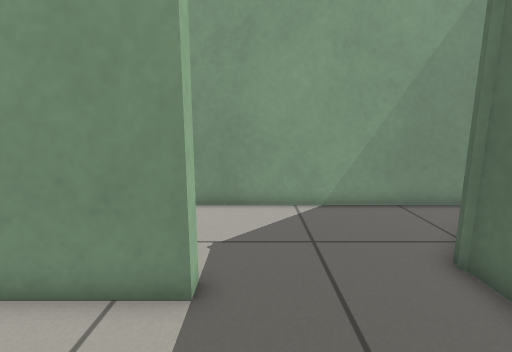
[1] (above)

17 first-person views from a walk through a Gazebo world. The camera is 0.75 m above the floor, tilts 10° down and sees 85° across. The floor is counted in squares, 0.25 m on a side. Each view is taken from the middle of a square. On the plan, view 1 faces up. The plan holds only what a view shows up to about 20 squares ahead; the rest is blank.

[2]
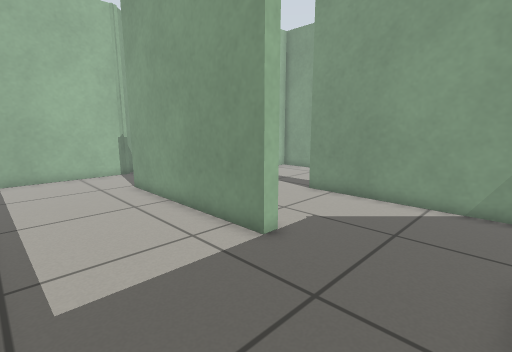

[3]
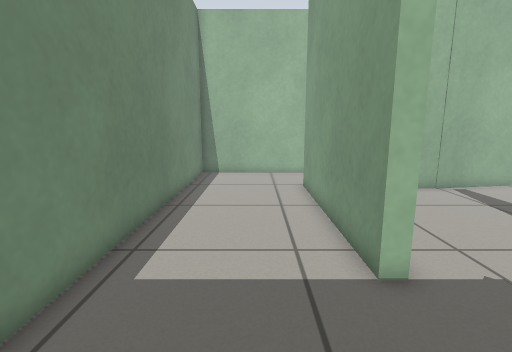

[4]
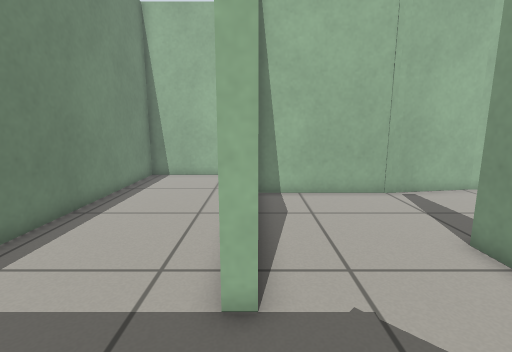

[5]
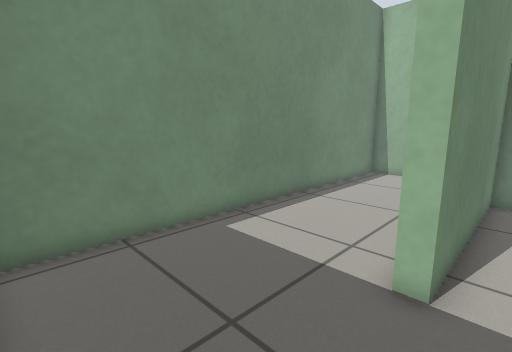

[6]
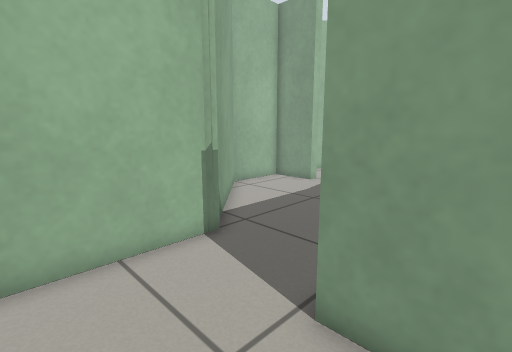

[7]
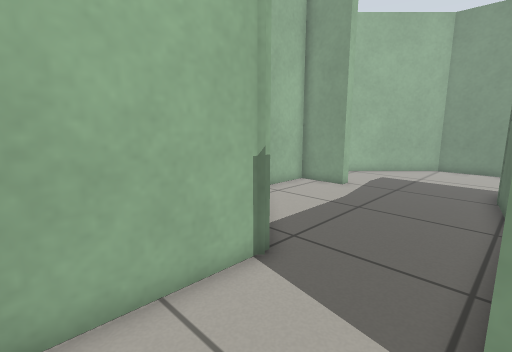

[8]
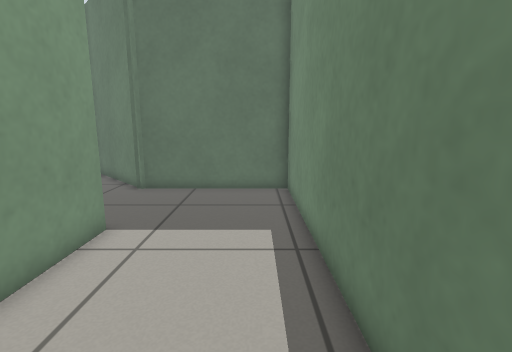

[9]
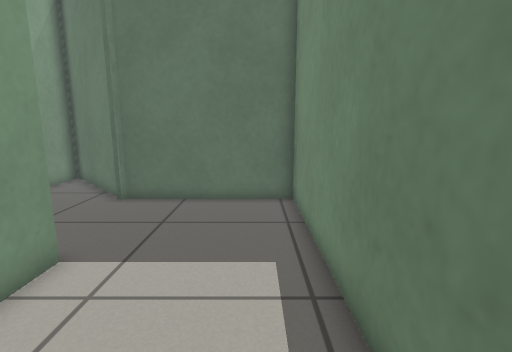

[10]
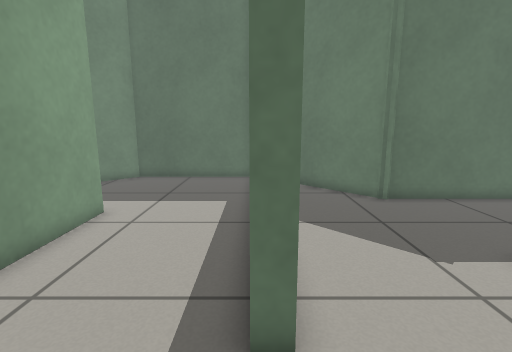

[11]
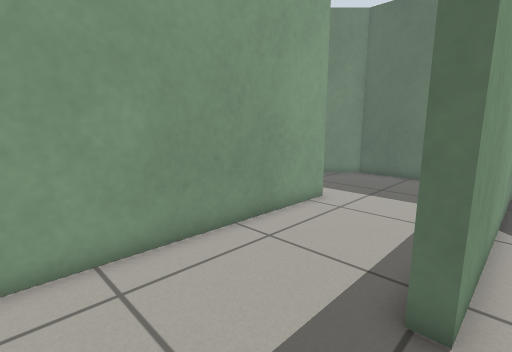

[12]
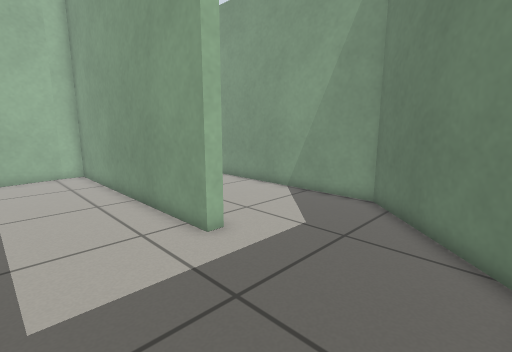

[13]
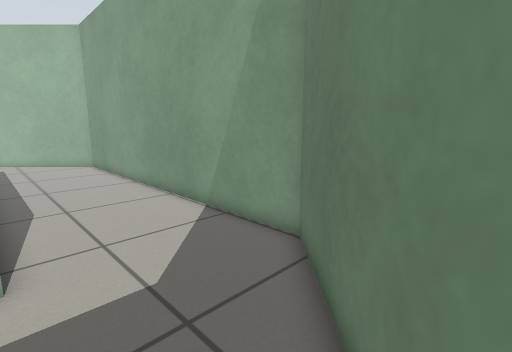

[14]
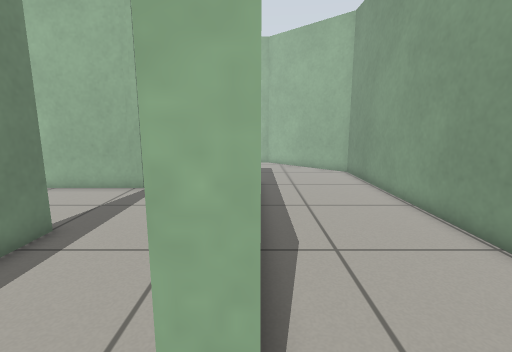

[15]
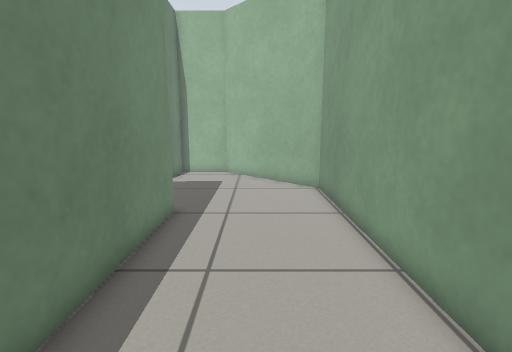

[16]
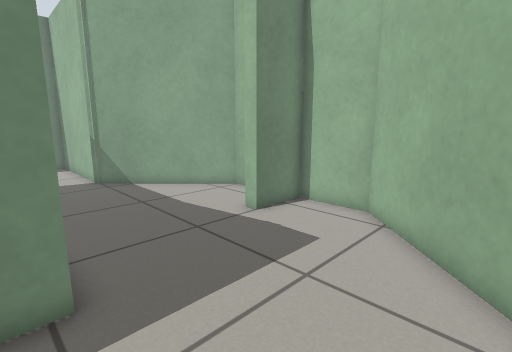

[17]
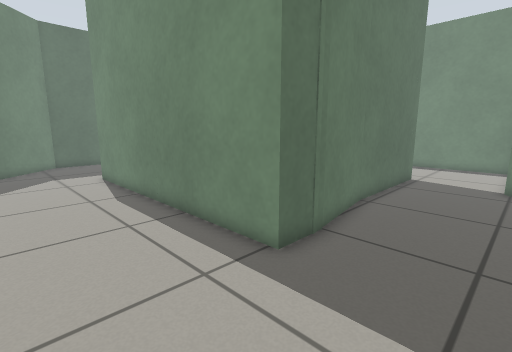

### Floor plan
Ten units are one square. View 1 is at (0, 0); x grows to the right and y downward. Boxes are objects, and circles mark ways between rooms. Rooms are numbered by the first view taken in them; rooms with no view inside come last. Other rooms are left out.
<svg viewBox="-201 -236 303 257">
<path fill="none" stroke="#000" d="M-11 -50 -11 -44 -101 -44 -101 -111M-101 -110 -107 -146M-170 -144 -196 -144 -196 -109 -144 -57 -144 16 44 16 44 -59M42 -55 92 -105 -15 -105M-102 -154 -95 -109M-108 -150 -108 -170 26 -170 26 -164 -102 -164 -102 -153M-37 -105 -37 -111 -20 -111M-107 -146 -109 -156M-95 -115 -95 -105M97 -114 97 -181 46 -231 -146 -231 -196 -181 -196 -150 -170 -150 -170 -144M-95 -105 -95 -50 -11 -50M-15 -105 -37 -105"/>
<circle cx="15" cy="-50" r="3" fill="#2a7"/>
<circle cx="-140" cy="-150" r="3" fill="#2a7"/>
<circle cx="-25" cy="-80" r="3" fill="#2a7"/>
<circle cx="-65" cy="-110" r="3" fill="#2a7"/>
<text x="-80" y="-40">1</text>
<text x="30" y="-80">2</text>
<text x="-40" y="-180">3</text>
<text x="-60" y="-80">4</text>
</svg>
Room 1 opens to room 2. Room 1 opens to room 3. Room 2 opens to room 4. Room 3 opens to room 4.

Where each view was taken, in squares from view 1:
view 1: 0 up, 0 right, facing up
view 2: 1 down, 4 right, facing up-left
view 3: 2 up, 4 right, facing left
view 4: 5 up, 3 right, facing left
view 5: 6 up, 4 right, facing down-left
view 6: 1 up, 8 left, facing up-left
view 7: 1 up, 10 left, facing up-left
view 8: 0 up, 9 left, facing right
view 9: 0 up, 7 left, facing right
view 10: 11 up, 7 left, facing right
view 11: 10 up, 8 left, facing up-right
view 12: 12 up, 9 right, facing up-left
view 13: 17 up, 9 right, facing up-left
view 14: 17 up, 4 right, facing left
view 15: 20 up, 1 left, facing left
view 16: 22 up, 10 left, facing down-left
view 17: 22 up, 15 left, facing down-right
